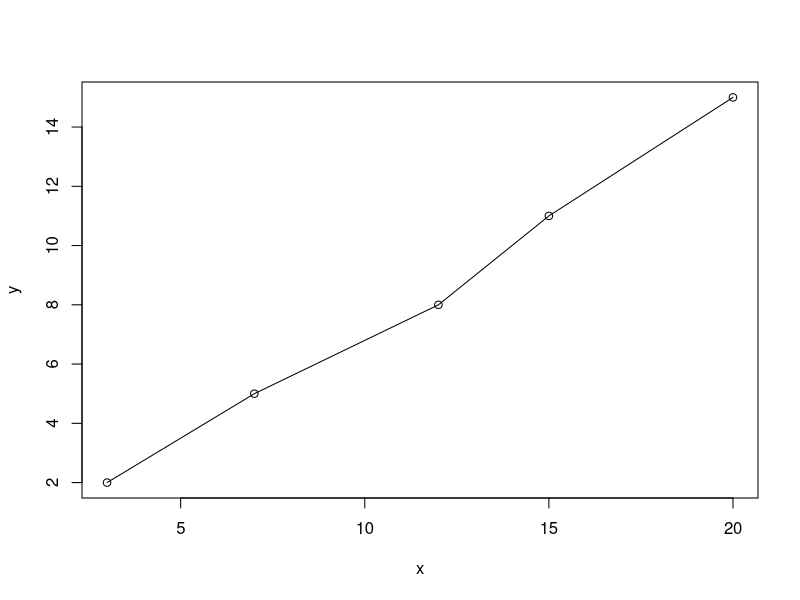
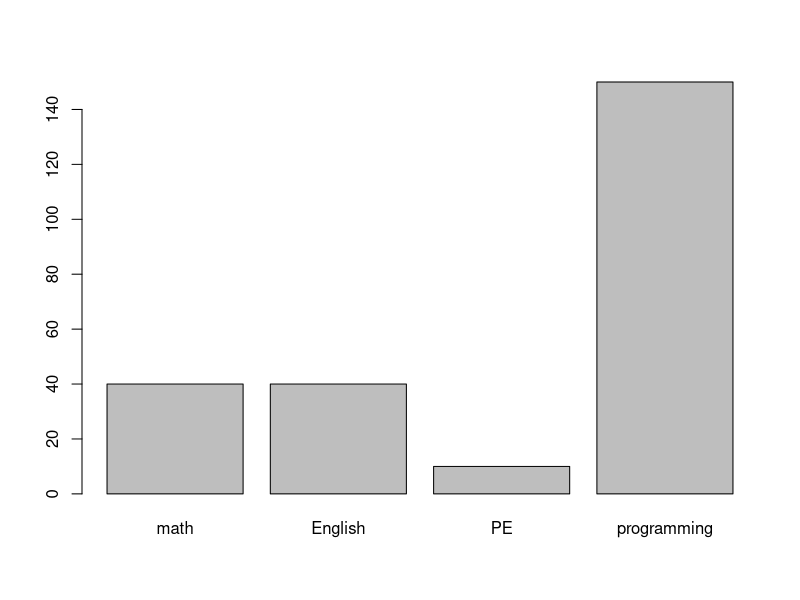

Source code (R) for these figures, in order:
## ---- chunk 1
knitr::opts_chunk$set(echo = TRUE)
## ---- chunk 2
35 + 777
13 * 47
675 * 15
849 * 629
## ---- chunk 3
11111111^2;
## ---- chunk 4
#11111111*11111111?
## ---- chunk 5
x <-c(3, 7, 12, 15, 20)
y <-c(2, 5, 8, 11, 15)
x*y
## ---- chunk 6
plot(x,y)
lines(x,y)
## ---- chunk 7
tasks <-c("math" = 40, "English"= 40, "PE" = 10, "programming" = 150);
barplot(tasks);
## ---- chunk 8
drinks <-rnorm(10000, mean = 450, sd = 4)
mean(drinks > 455)
